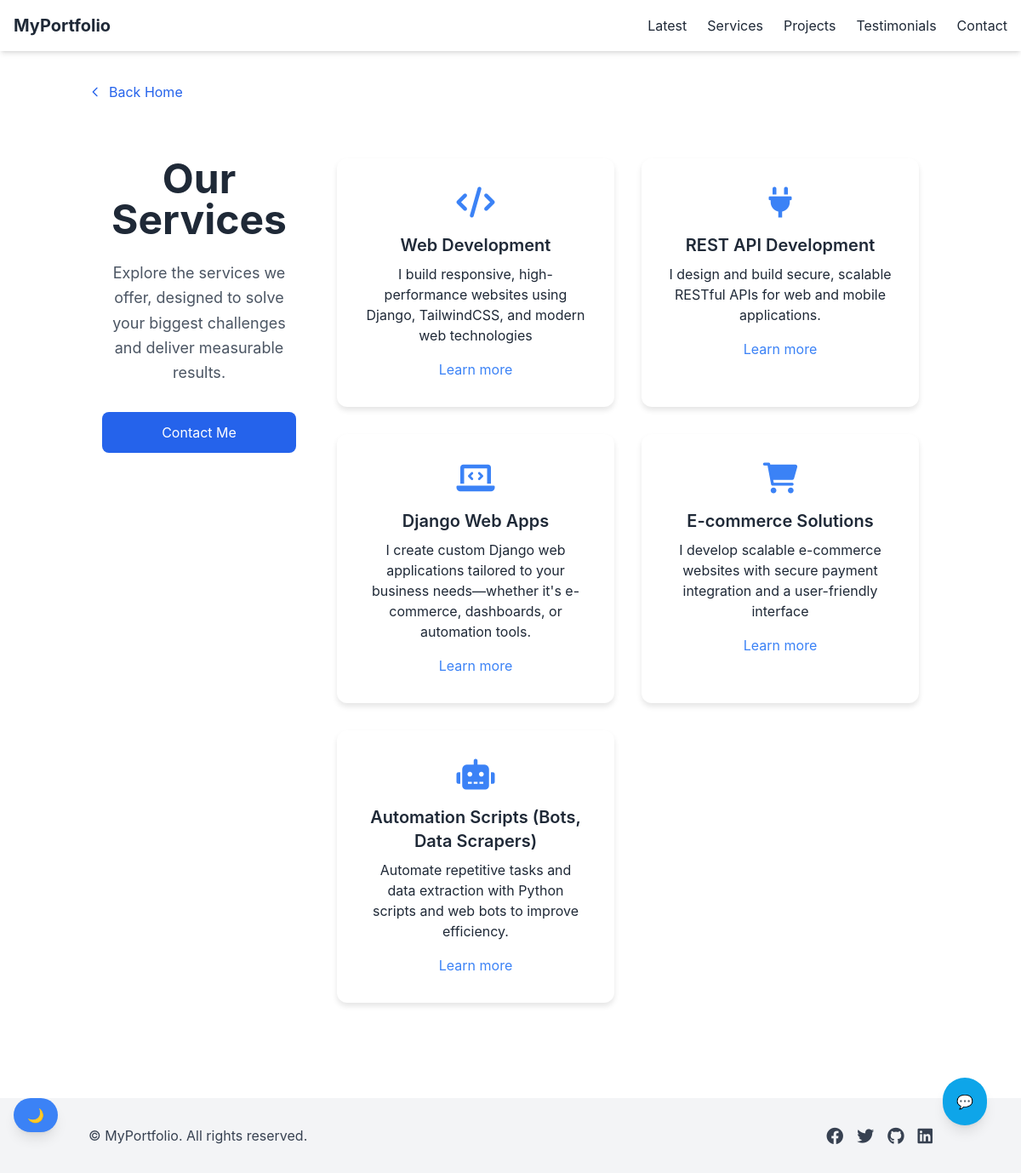
Page /services/ on the committed database.
### home/models.py (models this page shows, shortened)
class Service(models.Model):
    title = models.CharField(max_length=100)
    slug = models.SlugField(unique=True)
    description = models.TextField()
    icon = models.CharField(max_length=100, blank=True)  # optional: for icon classes
    link = models.URLField(blank=True)

### home/views.py (the view)
# urls.py: path('services/', views.services_page, name='services'),
def services_page(request):
    services = Service.objects.all()
    context = {'services': services}
    return render(request, 'home/services.html', context)

### home/templates/home/services.html
{% extends 'base.html' %}
{% load static %}
{% block styles %}
<link rel="stylesheet" href="{% static 'home/css/services.css' %}">
{% endblock %}
{% block back_button_link %}"{% url 'home' %}"{% endblock %}
{% block back_button_text %}Back Home{% endblock %}
{% block content %}
<div class="services-section px-4 md:px-8 lg:px-16 py-12">
  <div class="grid grid-cols-1 md:grid-cols-[1fr_3fr] gap-12 items-start">
    <div class="flex flex-col justify-center">
      <h1 class="text-4xl md:text-5xl font-bold text-gray-800 dark:text-gray-100 mb-6">Our Services</h1>
      <p class="text-lg text-gray-600 dark:text-gray-300 mb-8 leading-relaxed">
        Explore the services we offer, designed to solve your biggest challenges and deliver measurable results.
      </p>
      <a href="{% url 'contact' %}" class="inline-block bg-blue-600 hover:bg-blue-700 text-white py-3 px-6 rounded-lg transition">
        Contact Me
      </a>
    </div>
    <div class="grid grid-cols-1 sm:grid-cols-2 gap-8">
      {% for service in services %}
        {% include 'partials/_service_cards.html' %}
      {% empty %}
        <p>No services available at the moment.</p>
      {% endfor %}
    </div>
  </div>
</div>
{% endblock %}

### templates/base.html (shortened to what this page needs)
{% load static %}
<!DOCTYPE html>
<html lang="en">
    <head>
        <link rel="stylesheet" href="https://cdnjs.cloudflare.com/ajax/libs/font-awesome/6.0.0-beta3/css/all.min.css">
        <link rel="stylesheet" href="{% static 'css/dist/styles.css' %}">
        <link rel="stylesheet" href="{% static 'home/css/aos.css' %}">
        <link rel="stylesheet" href="{% static '/css/custom.css' %}">
        {% block styles %}{% endblock %}
    </head>
    <body class="bg-white text-gray-800 dark:bg-dark dark:text-gray-100 transition-all duration-500 ease-in-out relative opacity-100">
        {% include 'components/_header.html' %}
        <button id="darkToggleBtn"
                onclick="toggleDarkMode()"
                aria-pressed="false"
                aria-label="Toggle Dark Mode"
                class="fixed bottom-12 left-4 px-4 py-2 rounded-full bg-blue-500 text-white hover:bg-blue-600 dark:bg-yellow-500 dark:text-black dark:hover:bg-yellow-400 transition shadow-lg z-50">
            🌙
        </button>
        <main class="container mx-auto p-4 pt-24" data-aos="fade-up">
            <a href={% block back_button_link %}"{% url 'home' %}"{% endblock %} class="inline-flex items-center text-blue-600 hover:text-blue-800">
                {% block hide_svg %}
                <svg class="h-4 w-4 mr-2" fill="none" stroke="currentColor" stroke-width="2" viewBox="0 0 24 24">
                <path stroke-linecap="round" stroke-linejoin="round" d="M15 19l-7-7 7-7" />
                </svg>
                {% endblock %}
                {% block back_button_text %}Back Home{% endblock %}
            </a>
            {% block content %}
            {% endblock %}
        </main>
        {% include 'components/_footer.html' %}
        {% include 'components/_chatbot.html' %}
    </body>
</html>

### templates/components/_header.html (shortened to what this page needs)
<header class="p-4 bg-white shadow-md dark:bg-dark dark:shadow-lg fixed w-full z-50">
    <nav aria-label="Primary Navigation" class="flex justify-between items-center max-w-7xl mx-auto">
        <h1 class="text-xl font-bold">
            <a href="{% url 'home' %}" class="hover:text-blue-500 transition-colors duration-200">MyPortfolio</a>
        </h1>
        <ul class="hidden md:flex space-x-6 items-center">
            <li><a href="{% url 'blogs' %}" class="hover:text-blue-500 transition">Latest</a></li>
            <li><a href="{% url 'services' %}" class="hover:text-blue-500 transition">Services</a></li>
            <li><a href="{% url 'projects' %}" class="hover:text-blue-500 transition">Projects</a></li>
            <li><a href="{% url 'testimonials' %}" class="hover:text-blue-500 transition">Testimonials</a></li>
            <li><a href="{% url 'contact' %}" class="hover:text-blue-500 transition">Contact</a></li>
        </ul>
    </nav>
</header>

### home/templates/partials/_service_cards.html
<div class="service-card bg-white dark:bg-gray-800 shadow-lg rounded-lg p-6 transition-transform transform hover:scale-105 duration-300">
    <div class="icon text-4xl mb-4 text-blue-500">
      <i class="{{ service.icon }}"></i>
    </div>
    <h3 class="text-xl font-semibold text-gray-800 dark:text-white mb-2">{{ service.title }}</h3>
    <p class="text-gray-600 dark:text-gray-300"><p>{{ service.description|truncatewords:20 }}</p></p>
    {% if service.slug %}
      <a href="{% url 'service_detail' service.slug %}" class="text-blue-500 hover:underline mt-4 inline-block">Learn more</a>
    {% endif %}
  </div>

### templates/components/_footer.html
<footer class="bg-gray-100 dark:bg-gray-800 text-gray-700 dark:text-gray-300 py-8 mt-8" data-aos="fade-up">
    <div class="container mx-auto px-4 flex flex-col md:flex-row justify-between items-center">
        <p>&copy; {{ now.year }} MyPortfolio. All rights reserved.</p>
        <div class="flex space-x-4 mt-4 md:mt-0">
            <a href="#" class="hover:text-blue-500"><i class="fab fa-facebook fa-lg"></i></a>
            <a href="https://twitter.com/ShilohE_ai" class="hover:text-blue-500"><i class="fab fa-twitter fa-lg"></i></a>
            <a href="https://github.com/Bulwark-Inc" class="hover:text-blue-500"><i class="fab fa-github fa-lg"></i></a>
            <a href="https://linkedin.com/in/shiloh-egwuatu" class="hover:text-blue-500"><i class="fab fa-linkedin fa-lg"></i></a>
        </div>
    </div>
</footer>

### templates/components/_chatbot.html (shortened to what this page needs)
<button id="chat-btn"
    class="fixed bottom-14 right-10 bg-primary text-white p-4 rounded-full shadow-lg hover:bg-sky-600 transition duration-300 z-50 dark:bg-sky-700 dark:hover:bg-sky-500">
    💬
</button>

### home/static/home/css/services.css (style rules this page uses)
.services-section { padding: 4rem 1rem; text-align: center; }
.service-card { background: white; padding: 2rem; border-radius: 12px; box-shadow: 0 4px 6px rgba(0, 0, 0, 0.1); transition: transform 0.3s ease, box-shadow 0.3s ease; }

### rows in the picture
Service: title "Web Development", description "I build responsive, high-performance websites using Django, TailwindCSS, and modern web technologies", slug "Learn more"
Service: title "REST API Development", description "I design and build secure, scalable RESTful APIs for web and mobile applications.", shows "Learn more"
Service: title "Django Web Apps", description "I create custom Django web applications tailored to your business needs—whether it's e-commerce, dashboards, or automation tools.", slug "Learn more"
Service: title "E-commerce Solutions", description "I develop scalable e-commerce websites with secure payment integration and a user-friendly interface", shows "Learn more"
Service: title "Automation Scripts (Bots, Data Scrapers)", description "Automate repetitive tasks and data extraction with Python scripts and web bots to improve efficiency.", shows "Learn more"
